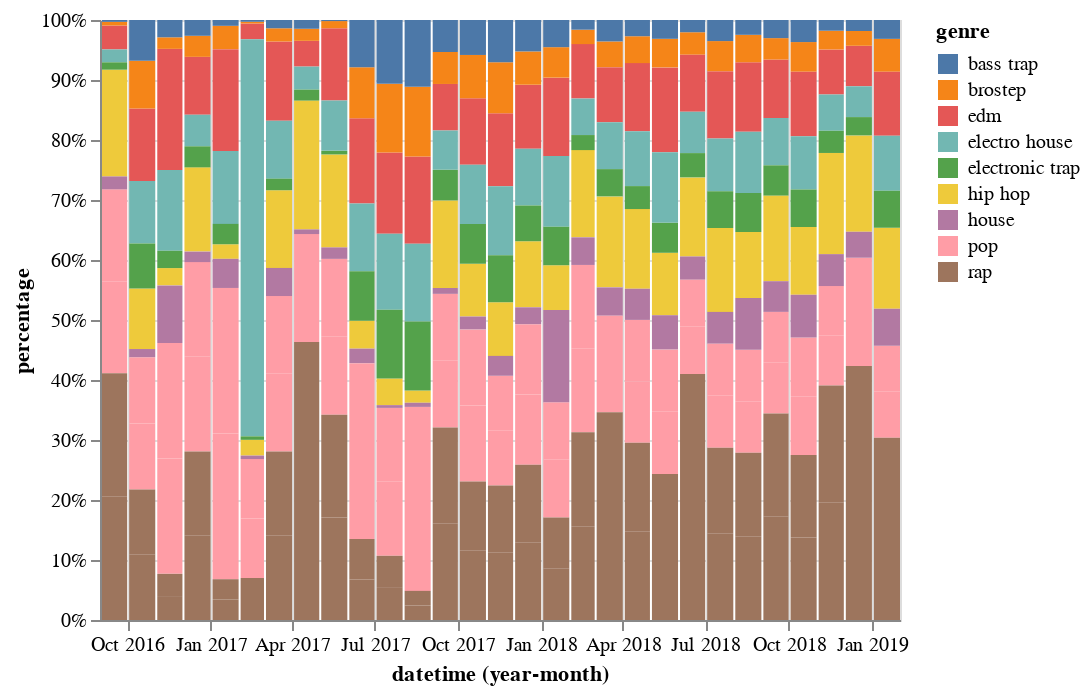

The notebook cell this image was saved under:
### Code cell
alt.Chart(counts_per_genre_per_month_melted).mark_bar().encode(
    x=alt.X('yearmonth(datetime)'),
    y=alt.Y('percentage', stack='normalize'),
    color='genre'
)

### Figure 1 — Vega-Lite specification as saved in the notebook (floating-point values rounded to 4 significant figures; data arrays with more than 128 entries replaced by an {"elided": "..."} marker saying what was removed)
{"usermeta": {"embedOptions": {"theme": "fivethirtyeight"}}, "config": {"view": {"continuousWidth": 400, "continuousHeight": 300}}, "data": {"name": "data-7881ab3a2a2b77ef183887b228068463"}, "mark": "bar", "encoding": {"color": {"type": "nominal", "field": "genre"}, "x": {"type": "temporal", "field": "datetime", "timeUnit": "yearmonth"}, "y": {"type": "quantitative", "field": "percentage", "stack": "normalize"}}, "$schema": "https://vega.github.io/schema/vega-lite/v4.8.1.json", "datasets": {"data-7881ab3a2a2b77ef183887b228068463": {"elided": "319 records"}}}
